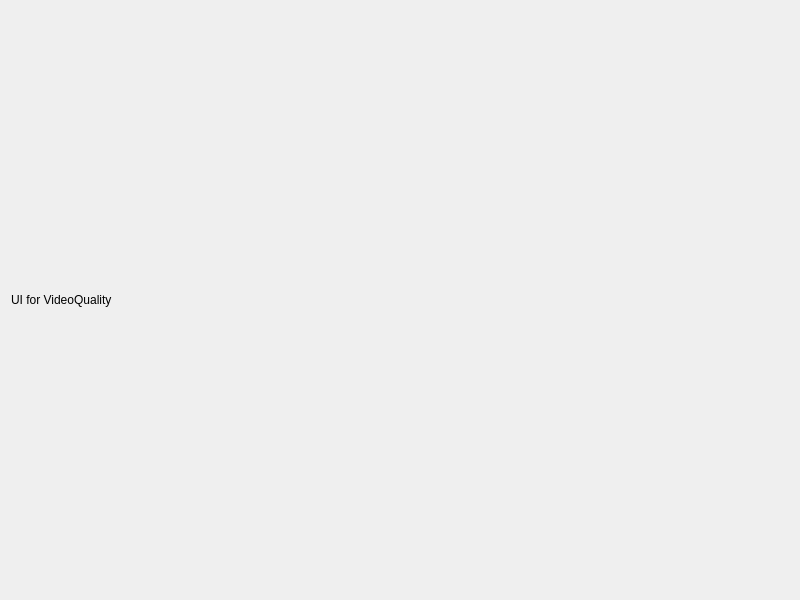
<?xml version="1.0" encoding="UTF-8"?>
<ui version="4.0">
 <class>VideoQuality</class>
 <widget class="QDialog" name="videoQuality">
  <property name="geometry">
   <rect>
    <x>0</x>
    <y>0</y>
    <width>800</width>
    <height>600</height>
   </rect>
  </property>
  <property name="windowTitle">
   <string>Video Quality</string>
  </property>
  <layout class="QVBoxLayout" name="verticalLayout">
   <item>
    <widget class="QLabel" name="label">
     <property name="text">
      <string>UI for VideoQuality</string>
     </property>
    </widget>
   </item>
  </layout>
 </widget>
 <resources/>
 <connections/>
</ui>
